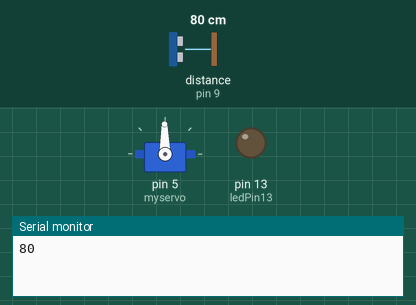
Recording of a sketch running on a simulated Arduino Uno, built with avr-gcc and run on an emulated ATmega328P. Shown: servo, output pins drawn as LEDs (lit = HIGH), the last lines printed to the serial monitor. Wiring (inferred from the names in the program): ultrasonic range finder: trigger pin 8; echo pin 9. Inputs (shaded band) come from the test bench; at power-on: distance to the obstacle (sensor on pin 9) 80 cm. The echo pulse lasts 58.3 µs per cm; pins used as bus, display or sensor lines are not drawn.

Above: at 3.7 s.
3.8 s: distance to the obstacle (sensor on pin 9) set to 2 cm
At 4.0 s:
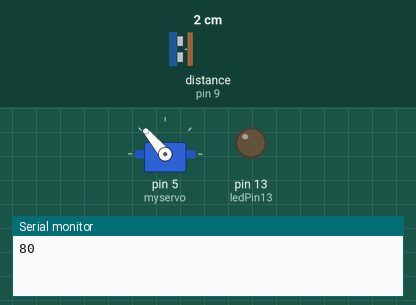
7.3 s: distance to the obstacle (sensor on pin 9) set to 250 cm
At 8.09 s:
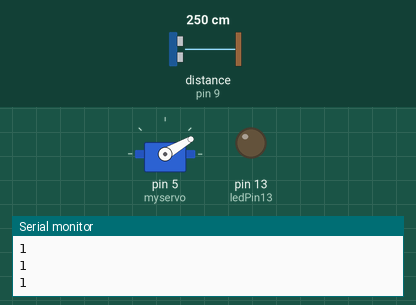
15.8 s: distance to the obstacle (sensor on pin 9) set to 9 cm
At 17.4 s:
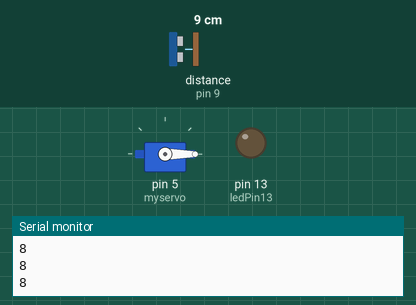
Timing chart, 0 to 18.9 s (numbered marks = the images above; inputs shaded):
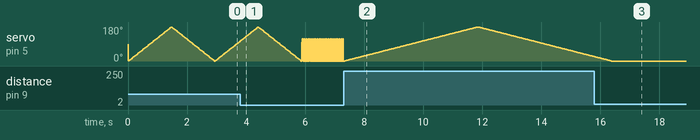

Measured:
- after the input at 15.8 s, servo on pin 5 (myservo): goes on until 16.4 s, then stays 0°
- by itself, servo on pin 5 (myservo): rises from 0° to 180° in 4.5 s, then falls to 23° in 4.0 s

The sketch:

ultrasonico_Servo.ino
```cpp
#include <Servo.h>

Servo myservo;  // create servo object to control a servo
// twelve servo objects can be created on most boards
int pos = 0;

// this constant won't change.  It's the pin number
// of the sensor's output:

const int echoPin0 = 9;
const int ledPin13 = 13;
const int trigPin0 = 8;

void setup() {
  // initialize serial communication:
  pinMode(ledPin13, OUTPUT);
  myservo.attach(5);
  Serial.begin(9600);
}

void loop()
{
  bianca(getDistance(echoPin0, trigPin0));
  Serial.print(getDistance(echoPin0, trigPin0));

//  Serial.print(getDistance(echoPin1,trigPin1));
//  Serial.print("-");
//  Serial.print(getDistance(echoPin2,trigPin2));
//  Serial.print("-");
//  Serial.print(getDistance(echoPin3,trigPin3));
//  Serial.print("-");
//  Serial.print(getDistance(echoPin4,trigPin4));
  Serial.println();
}

long getDistance(int pinNumber, int triggerPin){

  long duration;

  delay(1);

  //Ativa os sensores
  pinMode(triggerPin, OUTPUT);
  digitalWrite(triggerPin, LOW);
  delayMicroseconds(10);
  digitalWrite(triggerPin, HIGH);
  delayMicroseconds(10);
  digitalWrite(triggerPin, LOW);

  pinMode(pinNumber, INPUT);
  duration = pulseIn(pinNumber, HIGH);

  return microsecondsToCentimeters(duration);
}

long microsecondsToCentimeters(long microseconds)
{
  // The speed of sound is 340 m/s or 29 microseconds per centimeter.
  // The ping travels out and back, so to find the distance of the
  // object we take half of the distance travelled.
  return microseconds / 29 / 2;
}

void bianca (long velocidade){

  for (pos = 0; pos <= 180; pos += 1) { // goes from 0 degrees to 180 degrees
    // in steps of 1 degree
    myservo.write(pos);              // tell servo to go to position in variable 'pos'
    delay(velocidade / 10);                       // waits 15ms for the servo to reach the position
  }
  for (pos = 180; pos >= 0; pos -= 1) { // goes from 180 degrees to 0 degrees
    myservo.write(pos);              // tell servo to go to position in variable 'pos'
    delay(velocidade / 10);
  }
}
```
